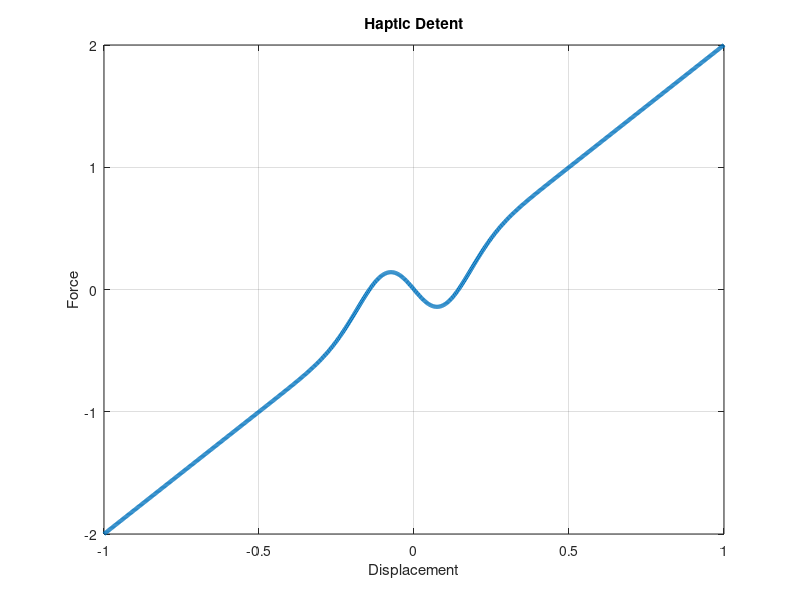

This figure's MATLAB source:
%% Detent / Click Effect
clear; clc; close all;

x = linspace(-1,1,1000);

F = 2*x - 5*x.*exp(-(x/0.15).^2);

figure;
plot(x,F,'LineWidth',3);
grid on;
xlabel('Displacement');
ylabel('Force');
title('Haptic Detent');

saveas(gcf,'detent_curve.png');
